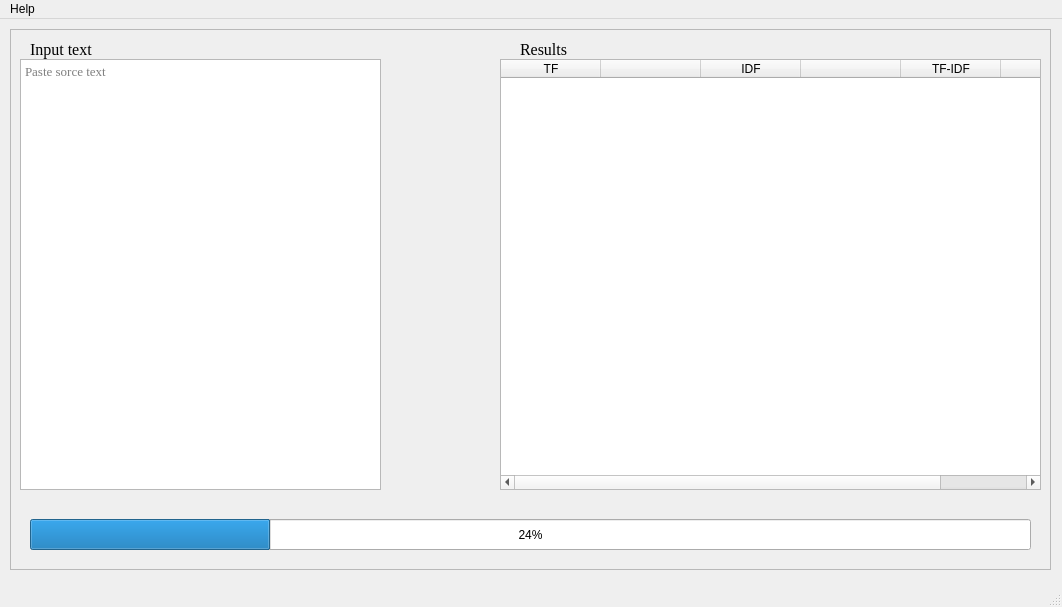
<?xml version="1.0" encoding="UTF-8"?>
<ui version="4.0">
 <class>MainWindow</class>
 <widget class="QMainWindow" name="MainWindow">
  <property name="geometry">
   <rect>
    <x>0</x>
    <y>0</y>
    <width>1062</width>
    <height>607</height>
   </rect>
  </property>
  <property name="windowTitle">
   <string>Interface-0.0.1</string>
  </property>
  <widget class="QWidget" name="centralwidget">
   <widget class="QFrame" name="frame">
    <property name="geometry">
     <rect>
      <x>10</x>
      <y>10</y>
      <width>1041</width>
      <height>541</height>
     </rect>
    </property>
    <property name="frameShape">
     <enum>QFrame::StyledPanel</enum>
    </property>
    <property name="frameShadow">
     <enum>QFrame::Raised</enum>
    </property>
    <widget class="QPlainTextEdit" name="plainTextEdit">
     <property name="geometry">
      <rect>
       <x>10</x>
       <y>30</y>
       <width>361</width>
       <height>431</height>
      </rect>
     </property>
     <property name="font">
      <font>
       <family>Times New Roman</family>
       <pointsize>10</pointsize>
      </font>
     </property>
     <property name="placeholderText">
      <string>Paste sorce text</string>
     </property>
    </widget>
    <widget class="QPushButton" name="pushButton">
     <property name="geometry">
      <rect>
       <x>360</x>
       <y>490</y>
       <width>151</width>
       <height>31</height>
      </rect>
     </property>
     <property name="font">
      <font>
       <family>Times New Roman</family>
       <pointsize>12</pointsize>
      </font>
     </property>
     <property name="text">
      <string>Старт</string>
     </property>
    </widget>
    <widget class="QLabel" name="label">
     <property name="geometry">
      <rect>
       <x>20</x>
       <y>10</y>
       <width>71</width>
       <height>21</height>
      </rect>
     </property>
     <property name="font">
      <font>
       <family>Times New Roman</family>
       <pointsize>12</pointsize>
      </font>
     </property>
     <property name="text">
      <string>Input text</string>
     </property>
    </widget>
    <widget class="QLabel" name="label_2">
     <property name="geometry">
      <rect>
       <x>510</x>
       <y>10</y>
       <width>81</width>
       <height>21</height>
      </rect>
     </property>
     <property name="font">
      <font>
       <family>Times New Roman</family>
       <pointsize>12</pointsize>
      </font>
     </property>
     <property name="text">
      <string>Results</string>
     </property>
    </widget>
    <widget class="QProgressBar" name="progressBar">
     <property name="enabled">
      <bool>true</bool>
     </property>
     <property name="geometry">
      <rect>
       <x>20</x>
       <y>490</y>
       <width>1001</width>
       <height>31</height>
      </rect>
     </property>
     <property name="value">
      <number>24</number>
     </property>
    </widget>
    <widget class="QTableWidget" name="tableWidget">
     <property name="geometry">
      <rect>
       <x>490</x>
       <y>30</y>
       <width>541</width>
       <height>431</height>
      </rect>
     </property>
     <attribute name="horizontalHeaderCascadingSectionResizes">
      <bool>false</bool>
     </attribute>
     <attribute name="horizontalHeaderShowSortIndicator" stdset="0">
      <bool>false</bool>
     </attribute>
     <attribute name="horizontalHeaderStretchLastSection">
      <bool>true</bool>
     </attribute>
     <attribute name="verticalHeaderVisible">
      <bool>true</bool>
     </attribute>
     <attribute name="verticalHeaderStretchLastSection">
      <bool>false</bool>
     </attribute>
     <column>
      <property name="text">
       <string>TF</string>
      </property>
     </column>
     <column>
      <property name="text">
       <string/>
      </property>
     </column>
     <column>
      <property name="text">
       <string>IDF</string>
      </property>
     </column>
     <column>
      <property name="text">
       <string/>
      </property>
     </column>
     <column>
      <property name="text">
       <string>TF-IDF</string>
      </property>
     </column>
     <column>
      <property name="text">
       <string/>
      </property>
     </column>
    </widget>
   </widget>
  </widget>
  <widget class="QMenuBar" name="menubar">
   <property name="geometry">
    <rect>
     <x>0</x>
     <y>0</y>
     <width>1062</width>
     <height>22</height>
    </rect>
   </property>
   <widget class="QMenu" name="menu">
    <property name="title">
     <string>Help</string>
    </property>
   </widget>
   <addaction name="menu"/>
  </widget>
  <widget class="QStatusBar" name="statusbar"/>
 </widget>
 <resources/>
 <connections/>
</ui>
